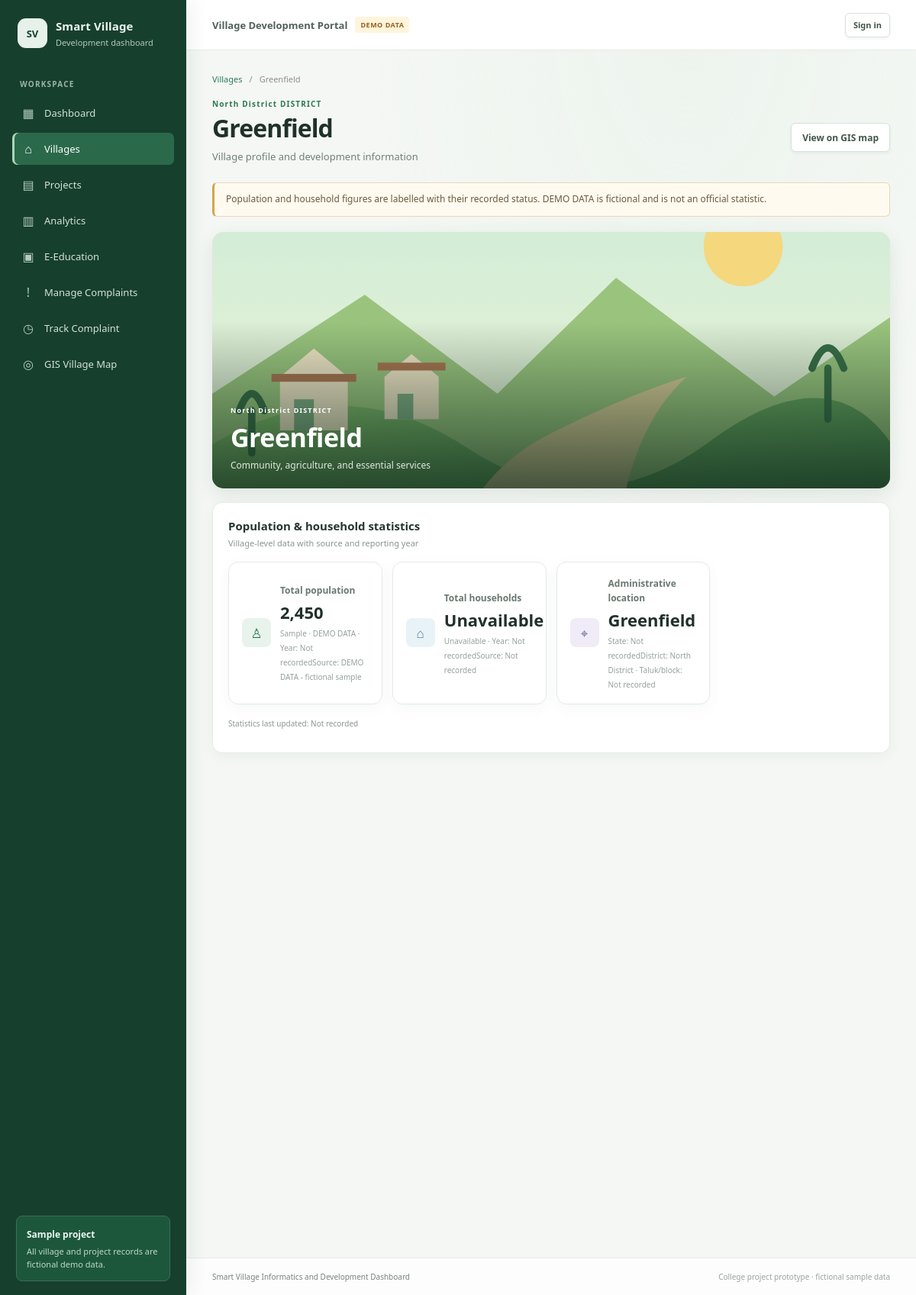
Page /villages/1 on the committed database.
### tables this page shows
CREATE TABLE villages (
            id INTEGER PRIMARY KEY AUTOINCREMENT,
            name TEXT NOT NULL UNIQUE,
            district TEXT NOT NULL,
            population INTEGER NOT NULL CHECK (population >= 0),
            schools INTEGER NOT NULL CHECK (schools >= 0),
            healthcare_centers INTEGER NOT NULL CHECK (healthcare_centers >= 0),
            road_status TEXT NOT NULL,
            water_availability INTEGER NOT NULL CHECK (water_availability BETWEEN 0 AND 100),
            agriculture TEXT NOT NULL
        , latitude REAL CHECK (latitude IS NULL OR latitude BETWEEN -90 AND 90), longitude REAL CHECK (longitude IS NULL OR longitude BETWEEN -180 AND 180), coordinates_verified INTEGER NOT NULL DEFAULT 0 CHECK (coordinates_verified IN (0, 1)), state TEXT NOT NULL DEFAULT '', taluk TEXT NOT NULL DEFAULT '', population_year INTEGER, population_source TEXT NOT NULL DEFAULT 'DEMO DATA - fictional sample', population_status TEXT NOT NULL DEFAULT 'Sample' CHECK (population_status IN ('Official', 'Sample', 'Unavailable')), household_count INTEGER CHECK (household_count IS NULL OR household_count >= 0), household_year INTEGER, household_source TEXT, household_status TEXT NOT NULL DEFAULT 'Unavailable' CHECK (household_status IN ('Official', 'Sample', 'Unavailable')), statistics_updated_at TEXT);

### app.py (the view)
@app.route("/villages/<int:village_id>")
def village_details(village_id):
    db = get_db()
    user = getattr(g, "current_user", None)
    if (
        user is not None
        and user["role"] == "village_officer"
        and assigned_village_id() != village_id
    ):
        abort(403)
    village = db.execute("SELECT * FROM villages WHERE id = ?", (village_id,)).fetchone()
    if village is None:
        abort(404)
    projects = db.execute(
        "SELECT * FROM projects WHERE village_id = ? ORDER BY start_date DESC",
        (village_id,),
    ).fetchall()
    facilities = db.execute(
        "SELECT * FROM facilities WHERE village_id = ? ORDER BY facility_type, facility_name",
        (village_id,),
    ).fetchall()
    return render_template(
        "village_details.html", village=village, projects=projects, facilities=facilities
    )

### app.py (called while the page is built, shortened)
def get_db():
    if "db" not in g:
        g.db = sqlite3.connect(app.config["DATABASE"])
        g.db.row_factory = sqlite3.Row
        g.db.execute("PRAGMA foreign_keys = ON")
    return g.db

@app.before_request
def protect_post_requests():
    user_id = session.get("user_id")
    g.current_user = None
    session.setdefault("_csrf_token", secrets.token_urlsafe(32))
    if request.method in ("POST", "PUT", "PATCH", "DELETE"):
        submitted_token = request.form.get("_csrf_token", "") or request.headers.get(
            "X-CSRF-Token", ""
        )
        if not compare_digest(session["_csrf_token"], submitted_token):
            abort(400, description="The form security token is missing or invalid. Please reload and try again.")

@app.context_processor
def inject_template_helpers():
    return {
        "csrf_token": lambda: session.get("_csrf_token", ""),
        "current_user": getattr(g, "current_user", None),
    }

### templates/village_details.html (shortened to what this page needs)
{% extends "base.html" %}
{% block content %}
<div class="breadcrumbs"><a href="{{ url_for('villages') }}">Villages</a><span>/</span>{{ village.name }}</div>
<div class="page-heading"><div><p class="eyebrow">{{ village.district }} DISTRICT</p><h1>{{ village.name }}</h1><p class="muted">Village profile and development information</p></div><div class="button-row"><a class="button button-outline" href="{{ url_for('gis_map', village=village.id) }}">View on GIS map</a></div></div>
<div class="notice">Population and household figures are labelled with their recorded status. DEMO DATA is fictional and is not an official statistic.</div>
<section class="village-detail-hero reveal">
  <img src="https://images.unsplash.com/photo-1500382017468-9049fed747ef?auto=format&amp;fit=crop&amp;w=1500&amp;q=82" data-fallback="{{ url_for('static', filename='images/village-fallback.svg') }}" alt="Green fields and open countryside representing the rural landscape of {{ village.name }}" width="1500" height="560">
  <div class="detail-hero-caption"><span>{{ village.district }} DISTRICT</span><h2>{{ village.name }}</h2><p>Community, agriculture, and essential services</p></div>
</section>
<section class="panel reveal">
  <div class="panel-heading"><div><h2>Population &amp; household statistics</h2><p>Village-level data with source and reporting year</p></div></div>
  <div class="detail-grid statistics-grid">
    <article class="detail-card"><span class="detail-symbol icon-green">♙</span><div><span class="stat-label">Total population</span><strong>{% if village.population_status != 'Unavailable' %}{{ "{:,}".format(village.population) }}{% else %}Unavailable{% endif %}</strong><small>{{ village.population_status }}{% if village.population_status == 'Sample' %} · DEMO DATA{% endif %} · Year: {{ village.population_year if village.population_status != 'Unavailable' and village.population_year else 'Not recorded' }}</small><small>Source: {{ village.population_source if village.population_status != 'Unavailable' and village.population_source else 'Not recorded' }}</small></div></article>
    <article class="detail-card"><span class="detail-symbol icon-blue">⌂</span><div><span class="stat-label">Total households</span><strong>{% if village.household_status != 'Unavailable' and village.household_count is not none %}{{ "{:,}".format(village.household_count) }}{% else %}Unavailable{% endif %}</strong><small>{{ village.household_status }}{% if village.household_status == 'Sample' %} · DEMO DATA{% endif %} · Year: {{ village.household_year if village.household_status != 'Unavailable' and village.household_year else 'Not recorded' }}</small><small>Source: {{ village.household_source if village.household_status != 'Unavailable' and village.household_source else 'Not recorded' }}</small></div></article>
    <article class="detail-card"><span class="detail-symbol icon-purple">⌖</span><div><span class="stat-label">Administrative location</span><strong>{{ village.name }}</strong><small>State: {{ village.state or 'Not recorded' }}</small><small>District: {{ village.district }} · Taluk/block: {{ village.taluk or 'Not recorded' }}</small></div></article>
  </div>
  <p class="small-note">Statistics last updated: {{ village.statistics_updated_at or 'Not recorded' }}</p>
</section>
{% endblock %}

### rows in the picture
villages: name "Greenfield", district "North District", population "2,450", population_status "Sample", population_status "Not recorded", population_status+population_source "DEMO DATA - fictional sample", household_status "Unavailable", household_status "Not recorded", state "Not recorded", taluk "Not recorded"

### other values in the picture
{{ village.statistics_updated_at or 'Not recorded' }} "Not recorded"
